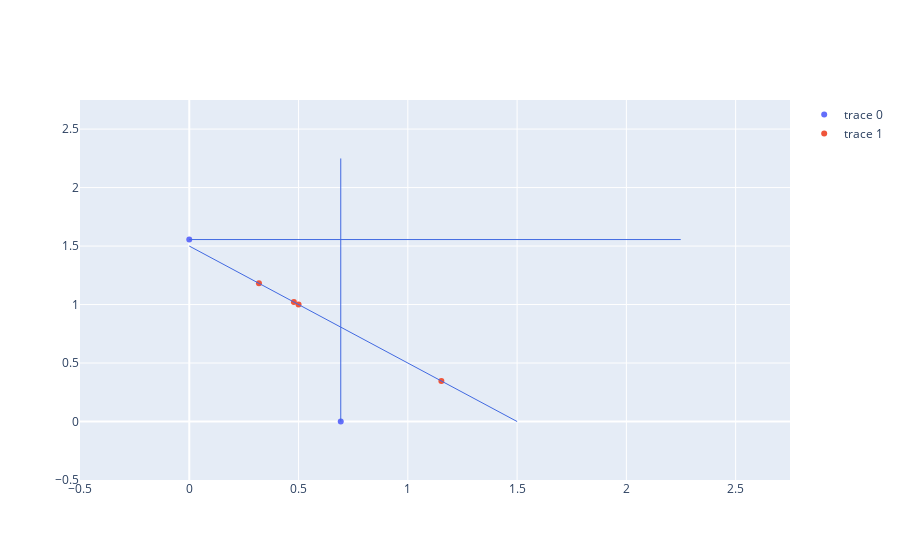

Write notebook code for a chart like this one.
### Code cell
def b1(y: float) -> float:
    return np.log(1 + y)

def b2(y: float) -> float:
    return 2 * np.sqrt(y)

def C(y: float) -> float:
    return y * 3 / 2

def db1_dy(y: float) -> float:
    return 1 / (1 + y)

def db2_dy(y: float) -> float:
    return 1 / np.sqrt(y)

def C_dy(y: float) -> float:
    return 3 / 2

run_task("Task 7")

### Figure 1 — Plotly figure (JSON) as saved in the notebook; plotly's stock layout.template omitted (floating-point values rounded to 4 significant figures)
{"data": [{"mode": "markers", "text": ["x1*", "x2*"], "type": "scatter", "x": [0.6931, 0], "y": [0, 1.556]}, {"mode": "markers", "text": ["N-core", "Shapley's vector", "Partial equilibrium vector", "Egalitarian game"], "type": "scatter", "x": [1.153, 0.3188, 0.5, 0.4785], "y": [0.3466, 1.181, 1.0, 1.021]}], "layout": {"shapes": [{"line": {"color": "RoyalBlue", "width": 1}, "type": "line", "x0": 0.6931, "x1": 0.6931, "xref": "x", "y0": 0, "y1": 2.249, "yref": "y"}, {"line": {"color": "RoyalBlue", "width": 1}, "type": "line", "x0": 0, "x1": 2.249, "xref": "x", "y0": 1.556, "y1": 1.556, "yref": "y"}, {"line": {"color": "RoyalBlue", "width": 1}, "type": "line", "x0": 0, "x1": 1.5, "xref": "x", "y0": 1.5, "y1": 0, "yref": "y"}], "xaxis": {"dtick": 0.5, "range": [-0.5, 2.749]}, "yaxis": {"dtick": 0.5, "range": [-0.5, 2.749]}}}
